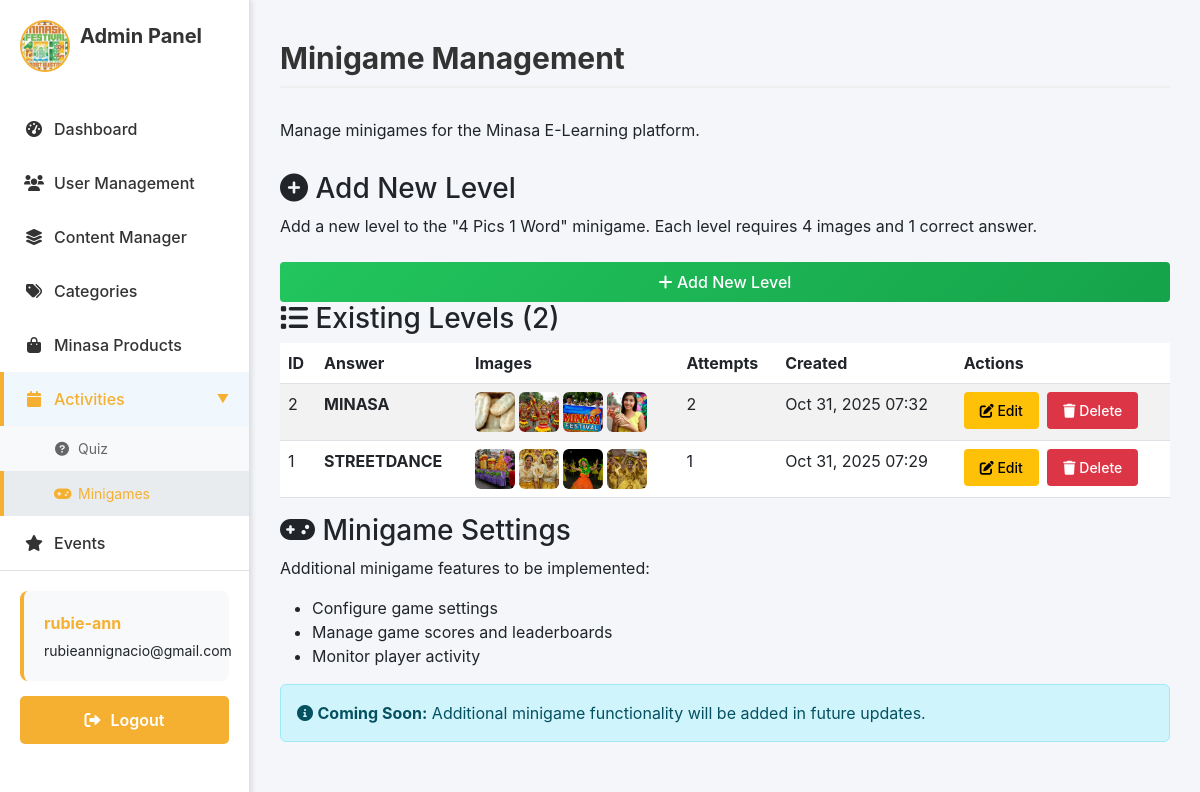
/adminpage/minigame/ (signed in), run on the app's committed database.
### sections/models.py (models this page shows, shortened)
class MinigameLevel(models.Model):
    image1 = models.ImageField(upload_to='minigame/')
    image2 = models.ImageField(upload_to='minigame/')
    image3 = models.ImageField(upload_to='minigame/')
    image4 = models.ImageField(upload_to='minigame/')
    answer = models.CharField(max_length=50)
    attempts = models.PositiveIntegerField(default=0, help_text="Number of times this level has been attempted")
    created_at = models.DateTimeField(auto_now_add=True)
    class Meta:
        verbose_name = "Minigame Level"
        verbose_name_plural = "Minigame Levels"
        ordering = ['-created_at']

### sections/views.py (the view)
# urls.py: path('adminpage/minigame/', views.admin_minigame, name='adminpage-minigame'),
@login_required
def admin_minigame(request):
    if request.user.username == 'admin' or request.user.is_superuser:
        from .models import MinigameLevel
        from .forms import MinigameLevelForm
        levels = MinigameLevel.objects.all().order_by('-created_at')
        form = MinigameLevelForm()
        context = {
            'levels': levels,
            'total_levels': levels.count(),
            'form': form,
        }
        return render(request, 'adminpage/admin-minigame.html', context)
    else:
        return redirect('home')

### sections/templates/adminpage/admin-minigame.html (shortened to what this page needs)
{% extends "users/base.html" %}
{% load static %}
{% block content %}
<link rel="stylesheet" href="{% static 'css/adminside.css' %}">
<div class="admin-sidebar">
    <div class="sidebar-header">
        <div class="logo-container">
            <img src="/media/images/logo.png" alt="Minasa Festival Logo" style="max-width: 80px; height: auto;" />
        </div>
        <h2>Admin Panel</h2>
    </div>
    <ul class="admin-nav">
        <li><a href="{% url 'adminpage-admin-dashboard' %}"><i class="fas fa-tachometer-alt"></i> Dashboard</a></li>
        <li><a href="{% url 'adminpage-user-management' %}"><i class="fas fa-users"></i> User Management</a></li>
        <li><a href="{% url 'adminpage-content-manager' %}"><i class="fas fa-layer-group"></i> Content Manager</a></li>
        <li><a href="{% url 'adminpage-category-manager' %}"><i class="fas fa-tags"></i> Categories</a></li>
        <li><a href="{% url 'adminpage-minasa-products' %}"><i class="fas fa-shopping-bag"></i> Minasa Products</a></li>
        <li class="nav-section active">
            <div class="nav-section-header active"><i class="fas fa-calendar"></i> Activities</div>
            <div class="nav-submenu">
                <a href="{% url 'adminpage-activities' %}"><i class="fas fa-question-circle"></i> Quiz</a>
                <a href="{% url 'adminpage-minigame' %}" class="active"><i class="fas fa-gamepad"></i> Minigames</a>
            </div>
        </li>
        <li><a href="{% url 'adminpage-festival-calendar' %}"><i class="fas fa-star"></i> Events</a></li>
    </ul>
    <div class="admin-actions">
        <div class="admin-user-info">
            <p><strong>{{ user.username }}</strong></p>
            <p>{{ user.email|default:"No email" }}</p>
        </div>
        <form method="post" action="{% url 'logout' %}">
            <button type="submit" class="btn-logout"><i class="fas fa-sign-out-alt"></i> Logout</button>
        </form>
    </div>
</div>
<div class="admin-content">
    <div class="admin-header">
        <h1>Minigame Management</h1>
        <p>Manage minigames for the Minasa E-Learning platform.</p>
    </div>
    <div class="admin-panels">
        <div class="admin-panel">
            <div class="panel-header">
                <h3><i class="fas fa-plus-circle"></i> Add New Level</h3>
            </div>
            <div class="panel-content">
                <p>Add a new level to the "4 Pics 1 Word" minigame. Each level requires 4 images and 1 correct answer.</p>
                <button type="button" class="btn btn-primary" data-bs-toggle="modal" data-bs-target="#addLevelModal">
                    <i class="fas fa-plus"></i> Add New Level
                </button>
            </div>
        </div>
        <div class="admin-panel">
            <div class="panel-header">
                <h3><i class="fas fa-list"></i> Existing Levels ({{ total_levels }})</h3>
            </div>
            <div class="panel-content">
                {% if levels %}
                    <div class="table-responsive">
                        <table class="table table-striped">
                            <thead>
                                <tr>
                                    <th>ID</th>
                                    <th>Answer</th>
                                    <th>Images</th>
                                    <th>Attempts</th>
                                    <th>Created</th>
                                    <th>Actions</th>
                                </tr>
                            </thead>
                            <tbody>
                                {% for level in levels %}
                                <tr>
                                    <td>{{ level.id }}</td>
                                    <td><strong>{{ level.answer }}</strong></td>
                                    <td>
                                        <div class="d-flex gap-1">
                                            {% if level.image1 %}
                                                <img src="{{ level.image1.url }}" width="40" height="40" class="rounded" style="object-fit: cover;" title="Image 1">
                                            {% else %}
                                                <div class="bg-light rounded d-flex align-items-center justify-content-center" style="width: 40px; height: 40px;">-</div>
                                            {% endif %}
                                            {% if level.image2 %}
                                                <img src="{{ level.image2.url }}" width="40" height="40" class="rounded" style="object-fit: cover;" title="Image 2">
                                            {% else %}
                                                <div class="bg-light rounded d-flex align-items-center justify-content-center" style="width: 40px; height: 40px;">-</div>
                                            {% endif %}
                                            {% if level.image3 %}
                                                <img src="{{ level.image3.url }}" width="40" height="40" class="rounded" style="object-fit: cover;" title="Image 3">
                                            {% else %}
                                                <div class="bg-light rounded d-flex align-items-center justify-content-center" style="width: 40px; height: 40px;">-</div>
                                            {% endif %}
                                            {% if level.image4 %}
                                                <img src="{{ level.image4.url }}" width="40" height="40" class="rounded" style="object-fit: cover;" title="Image 4">
                                            {% else %}
                                                <div class="bg-light rounded d-flex align-items-center justify-content-center" style="width: 40px; height: 40px;">-</div>
                                            {% endif %}
                                        </div>
                                    </td>
                                    <td>{{ level.attempts }}</td>
                                    <td>{{ level.created_at|date:"M d, Y H:i" }}</td>
                                    <td>
                                        <button type="button" class="btn btn-sm btn-warning me-1" onclick="editLevel({{ level.id }})">
                                            <i class="fas fa-edit"></i> Edit
                                        </button>
                                        <button type="button" class="btn btn-sm btn-danger" onclick="deleteLevel({{ level.id }})">
                                            <i class="fas fa-trash"></i> Delete
                                        </button>
                                    </td>
                                </tr>
                                {% endfor %}
                            </tbody>
                        </table>
                    </div>
                {% else %}
                    <div class="alert alert-info">
                        <i class="fas fa-info-circle"></i>
                        <strong>No levels found.</strong> Start by adding your first minigame level using the button above.
                    </div>
                {% endif %}
            </div>
        </div>
        <div class="admin-panel">
            <div class="panel-header">
                <h3><i class="fas fa-gamepad"></i> Minigame Settings</h3>
            </div>
            <div class="panel-content">
                <p>Additional minigame features to be implemented:</p>
                <ul>
                    <li>Configure game settings</li>
                    <li>Manage game scores and leaderboards</li>
                    <li>Monitor player activity</li>
                </ul>
                <div class="alert alert-info">
                    <i class="fas fa-info-circle"></i>
                    <strong>Coming Soon:</strong> Additional minigame functionality will be added in future updates.
                </div>
            </div>
        </div>
    </div>
</div>
{% endblock %}

### minasaelearning/static/css/auth.css (style rules this page uses)
body { background: linear-gradient(135deg, #fbbf24 0%, #f97316 100%); min-height: 100vh; display: flex; align-items: center; justify-content: center; padding: 1rem; background-attachment: fixed; font-family: -apple-system, BlinkMacSystemFont, 'Segoe UI', Roboto, Oxygen, Ubuntu, Cantarell, sans-serif; }
.btn-primary { width: 100%; padding: 0.875rem; font-size: 1rem; font-weight: 600; color: white; background: linear-gradient(135deg, #22c55e 0%, #16a34a 100%); border: none; border-radius: 8px; cursor: pointer; transition: all 0.3s ease; margin-top: 0.5rem; }
.btn { padding: 0.5rem 1rem; border: none; border-radius: 4px; cursor: pointer; font-weight: 500; }

### minasaelearning/static/css/adminside.css (style rules this page uses)
.admin-sidebar { width: 250px; background-color: #fff; height: 100vh; position: fixed; left: 0; top: 0; padding: 20px 0; display: flex; flex-direction: column; border-right: 1px solid #e0e0e0; box-shadow: 2px 0 5px rgba(0,0,0,0.1); z-index: 900; }
.sidebar-header { padding: 0 20px; margin-bottom: 30px; display: flex; align-items: center; }
.sidebar-header img { width: 50px; height: 50px; margin-right: 10px; border-radius: 50%; border: 2px solid #f5b031; object-fit: cover; }
.sidebar-header h2 { color: #f5b031; font-size: 20px; margin: 0; font-weight: 700; margin: 0 0 20px 0; color: #333; }
.admin-nav { list-style: none; padding: 0; margin: 0; flex-grow: 1; }
.admin-nav li { padding: 0; }
.admin-nav a { display: flex; align-items: center; padding: 15px 20px; color: #333; text-decoration: none; transition: background-color 0.3s, color 0.3s; border-left: 4px solid transparent; font-weight: 500; }
.admin-nav a:hover, .admin-nav a.active { background-color: #f0f7fd; color: #f5b031; border-left: 4px solid #f5b031; }
.admin-nav i { margin-right: 10px; width: 20px; text-align: center; }
.nav-section { padding: 0; }
.nav-section-header { display: flex; align-items: center; padding: 15px 20px; color: #333; text-decoration: none; transition: background-color 0.3s, color 0.3s; border-left: 4px solid transparent; font-weight: 500; cursor: pointer; position: relative; }
.nav-section-header::after { content: '▼'; position: absolute; right: 20px; font-size: 12px; transition: transform 0.3s ease; }
.nav-section { list-style: none; padding: 0; margin: 0; }
.nav-section.active::after { transform: rotate(180deg); }
.nav-section-header:hover, .nav-section-header.active { background-color: #f0f7fd; color: #f5b031; border-left: 4px solid #f5b031; }
.nav-section-header i { margin-right: 10px; width: 20px; text-align: center; }
.nav-submenu { padding: 0; margin: 0; background-color: #f8f9fa; display: none; transition: all 0.3s ease; }
.nav-section.active .nav-submenu { display: block; }
.nav-submenu a { display: flex; align-items: center; padding: 12px 20px 12px 50px; color: #666; text-decoration: none; transition: background-color 0.3s, color 0.3s; border-left: 4px solid transparent; font-weight: 400; font-size: 14px; }
.nav-submenu a:hover, .nav-submenu a.active { background-color: #e9ecef; color: #f5b031; border-left: 4px solid #f5b031; }
.nav-submenu i { margin-right: 8px; width: 16px; text-align: center; }
.admin-actions { margin-top: auto; margin-bottom: 50px; padding: 20px; border-top: 1px solid #e0e0e0; }
.btn-logout { display: flex; align-items: center; justify-content: center; padding: 12px 20px; color: #fff; text-decoration: none; background-color: #f5b031; border: none; border-radius: 5px; font-weight: 600; transition: background-color 0.3s; cursor: pointer; width: 100%; }
.btn-logout i { margin-right: 10px; }
.admin-content { margin-left: 250px; padding: 30px; width: calc(100% - 250px); background-color: #f4f6f9; min-height: 100vh; box-sizing: border-box; }
.admin-content h1 { color: #333; margin-bottom: 30px; margin-top: 10px; font-size: 30px; font-weight: 700; border-bottom: 2px solid #eee; padding-bottom: 10px; }
.admin-panels { margin-top: 30px; }
.admin-user-info { padding: 15px 20px; margin-bottom: 15px; background-color: #f8f9fa; border-radius: 8px; border-left: 4px solid #f5b031; }
.admin-user-info p { margin: 5px 0; font-size: 14px; }
.admin-user-info p strong { color: #f5b031; font-size: 16px; }

### sections/templates/adminpage/admin-minigame.html (style rules this page uses)
body { background-color: #f4f6f9 !important; margin: 0; padding: 0; }

### data on the page
MinigameLevel: id "2", answer "MINASA", image1 (picture), image2 (picture), image3 (picture), image4 (picture), attempts "2", created_at "Oct 31, 2025 07:32"
MinigameLevel: id "1", answer "STREETDANCE", image1 (picture), image2 (picture), image3 (picture), image4 (picture), attempts "1", created_at "Oct 31, 2025 07:29"

### other printed values
{{ user.username }} "rubie-ann"
{{ user.email|default:"No email" }} "rubieannignacio@gmail.com"
{{ total_levels }} "2"
